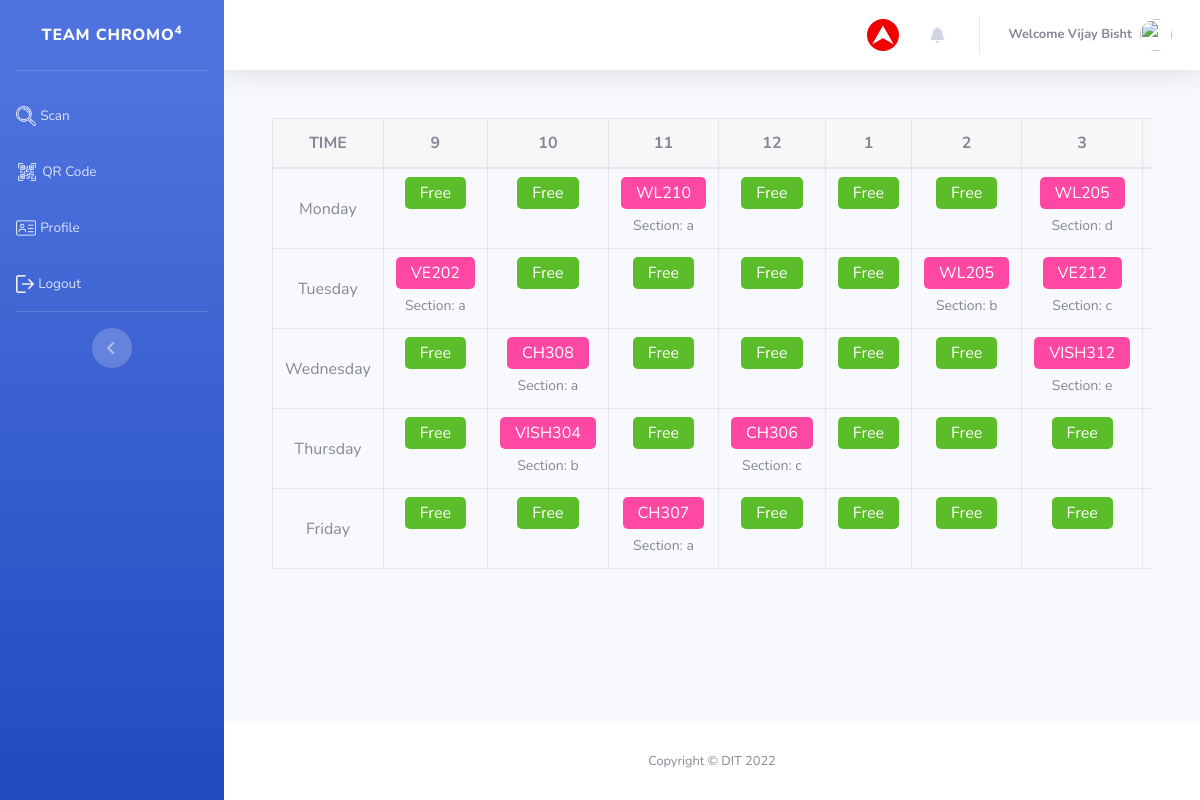
The app's page /time_table.php?tt=41&pid=1 (signed in) with its own data.
### tables this page shows
CREATE TABLE `staff_class` (
  `id` int(11) NOT NULL,
  `username` varchar(233) NOT NULL,
  `subject` varchar(233) NOT NULL,
  `section` varchar(12) NOT NULL,
  `day` varchar(233) NOT NULL,
  `time` varchar(233) NOT NULL,
  `room` varchar(233) NOT NULL,
  `building` varchar(233) NOT NULL
);

### function.php (called while the page is built, shortened)
<?php
function get_safe_value($str)
{
    global $con;
    if($str!='')
    return mysqli_real_escape_string($con,$str);
}
    ?>

### time_table.php (the view, shortened to what this page needs)
<?php
include('header.php');
if(isset($_GET['tt']) && $_GET['tt']>0 && isset($_GET['pid']) && $_GET['pid']>=0)
{
    $tt =get_safe_value($_GET['tt']);
    $pid =get_safe_value($_GET['pid']);
    if($pid==1)
    $mes =mysqli_query($con,"select * from staff where id ='$tt' ");
    else if($pid==2)
    $mes =mysqli_query($con,"select * from student where id ='$tt' ");
    else if($pid==3)
    $mes =mysqli_query($con,"select * from employee where id ='$tt' ");
    $rip =mysqli_fetch_assoc($mes);
}
?>
<div class="container">
                <div class="timetable-img text-center">
                </div>
                <div class="table-responsive">
                    <table class="table table-bordered text-center">
                        <thead>
                            <tr class="bg-light-gray">
                                <th class="text-uppercase">Time
                                </th>
                                <th class="text-uppercase">9</th>
                                <th class="text-uppercase">10</th>
                                <th class="text-uppercase">11</th>
                                <th class="text-uppercase">12</th>
                                <th class="text-uppercase">1</th>
                                <th class="text-uppercase">2</th>
                                <th class="text-uppercase">3</th>
                                <th class="text-uppercase">4</th>
                            </tr>
                        </thead>
                        <tbody>
                            <tr>
                            <?php
                            if($pid==1 ){
$res =mysqli_query($con,"select * from staff_class where username='$rip[email]' ");
                                while( $row =mysqli_fetch_assoc($res))
                                {
                                    $day =$row['day'];
                                    $sec =$row['section'];
                                    $tim =$row['time'];
                                    $roo =$row['room'];
                                    $build =$row['building'];
                                    $section =explode(",",$sec);
                                    $time =explode(",",$tim);
                                    $room =explode(",",$roo);
                                    $building =explode(",",$build);
                                    $i =0;
                                    $len =count($section);
                            ?>
                                <?php if($day==1) {?>
                                <td class="align-middle">Monday</td>
                                <?php }else if($day==2) {?>
                                    <td class="align-middle">Tuesday</td>
                                <?php }else if($day==3) {?>
                                    <td class="align-middle">Wednesday</td>
                                <?php }else if($day==4) {?>
                                    <td class="align-middle">Thursday</td>
                                <?php }else if($day==5) {?>
                                    <td class="align-middle">Friday</td>
                                <?php }?>
                                <td>
                                    <?php if($i<$len && $time[$i]==9) {?>
                                    <span class="bg-pink padding-5px-tb padding-15px-lr border-radius-5 margin-10px-bottom text-white font-size16 xs-font-size13"><?php echo $building[$i].$room[$i] ?></span>
                                    <div class="margin-10px-top font-size14"><?php echo "Section: ".$section[$i] ?></div>
                                    <?php $i++; } else{ ?>
                                        <span class="bg-green padding-5px-tb padding-15px-lr border-radius-5 margin-10px-bottom text-white font-size16 xs-font-size13">Free</span>
                                     <?php } ?>
                                </td>
                                <td>
                                    <?php if($i<$len && $time[$i]==10) {?>
                                    <span class="bg-pink padding-5px-tb padding-15px-lr border-radius-5 margin-10px-bottom text-white font-size16 xs-font-size13"><?php echo $building[$i].$room[$i] ?></span>
                                    <div class="margin-10px-top font-size14"><?php echo "Section: ".$section[$i] ?></div>
                                    <?php $i++; } else{ ?>
                                        <span class="bg-green padding-5px-tb padding-15px-lr border-radius-5 margin-10px-bottom text-white font-size16 xs-font-size13">Free</span>
                                     <?php } ?>
                                </td>
                                <td>
                                    <?php if($i<$len && $time[$i]==11) {?>
                                    <span class="bg-pink padding-5px-tb padding-15px-lr border-radius-5 margin-10px-bottom text-white font-size16 xs-font-size13"><?php echo $building[$i].$room[$i] ?></span>
                                    <div class="margin-10px-top font-size14"><?php echo "Section: ".$section[$i] ?></div>
                                    <?php $i++; } else{ ?>
                                        <span class="bg-green padding-5px-tb padding-15px-lr border-radius-5 margin-10px-bottom text-white font-size16 xs-font-size13">Free</span>
                                     <?php } ?>
                                </td>
                                <td>
                                    <?php if($i<$len && $time[$i]==12) {?>
                                    <span class="bg-pink padding-5px-tb padding-15px-lr border-radius-5 margin-10px-bottom text-white font-size16 xs-font-size13"><?php echo $building[$i].$room[$i] ?></span>
                                    <div class="margin-10px-top font-size14"><?php echo "Section: ".$section[$i] ?></div>
                                    <?php $i++; } else{ ?>
                                        <span class="bg-green padding-5px-tb padding-15px-lr border-radius-5 margin-10px-bottom text-white font-size16 xs-font-size13">Free</span>
                                     <?php } ?>
                                </td>
                                <td>
                                    <?php if($i<$len && $time[$i]==1) {?>
                                    <span class="bg-pink padding-5px-tb padding-15px-lr border-radius-5 margin-10px-bottom text-white font-size16 xs-font-size13"><?php echo $building[$i].$room[$i] ?></span>
                                    <div class="margin-10px-top font-size14"><?php echo "Section: ".$section[$i] ?></div>
                                    <?php $i++; } else{ ?>
                                        <span class="bg-green padding-5px-tb padding-15px-lr border-radius-5 margin-10px-bottom text-white font-size16 xs-font-size13">Free</span>
                                     <?php } ?>
                                </td>
                                <td>
                                    <?php if($i<$len && $time[$i]==2) {?>
                                    <span class="bg-pink padding-5px-tb padding-15px-lr border-radius-5 margin-10px-bottom text-white font-size16 xs-font-size13"><?php echo $building[$i].$room[$i] ?></span>
                                    <div class="margin-10px-top font-size14"><?php echo "Section: ".$section[$i] ?></div>
                                    <?php $i++; } else{ ?>
                                        <span class="bg-green padding-5px-tb padding-15px-lr border-radius-5 margin-10px-bottom text-white font-size16 xs-font-size13">Free</span>
                                     <?php } ?>
                                </td>
                                <td>
                                    <?php if($i<$len && $time[$i]==3) {?>
                                    <span class="bg-pink padding-5px-tb padding-15px-lr border-radius-5 margin-10px-bottom text-white font-size16 xs-font-size13"><?php echo $building[$i].$room[$i] ?></span>
                                    <div class="margin-10px-top font-size14"><?php echo "Section: ".$section[$i] ?></div>
                                    <?php $i++; } else{ ?>
                                        <span class="bg-green padding-5px-tb padding-15px-lr border-radius-5 margin-10px-bottom text-white font-size16 xs-font-size13">Free</span>
                                     <?php } ?>
                                </td>
                                <td>
                                </td>
                            </tr>
                               <?php } ?>
                        </tbody>
                    </table>
                </div>
            </div>
            </div>
            </div>
<?php
}else if($pid==2){
    ?>
    <h1>Work on prgress for this section </h1>
<br>
                    </tr>
                        </tbody>
                    </table>
                </div>
            </div>
            </div>
            </div>
<?php
}else
{
    redirect('404.php');
}
include('footer.php');
?>

### css/time_table.css (style rules this page uses)
body { margin-top:20px; }
.bg-light-gray { background-color: #f7f7f7; }
.table-bordered thead td, .table-bordered thead th { border-bottom-width: 2px; }
.table thead th { vertical-align: bottom; border-bottom: 2px solid #dee2e6; }
.table-bordered td, .table-bordered th { border: 1px solid #dee2e6; }
.bg-green { background-color: #5bbd2a }
.bg-pink { background-color: #ff48a4 }
.padding-15px-lr { padding-left: 15px; padding-right: 15px; }
.padding-5px-tb { padding-top: 5px; padding-bottom: 5px; }
.margin-10px-bottom { margin-bottom: 10px; }
.border-radius-5 { border-radius: 5px; }
.margin-10px-top { margin-top: 10px; }
.font-size14 { font-size: 14px; }
.table td, .table th { padding: .75rem; vertical-align: top; border-top: 1px solid #dee2e6; }

### records on screen
staff_class: day "Monday", time "Free", building "WL", room "210", section "a", room "205", section "d"
staff_class: day "Tuesday", building "VE", room "202", section "a", time "Free", building "WL", room "205", section "b", room "212", section "c"
staff_class: day "Wednesday", time "Free", building "CH", room "308", section "a", building "VISH", room "312", section "e"
staff_class: day "Thursday", time "Free", building "VISH", room "304", section "b", building "CH", room "306", section "c"
staff_class: day "Friday", time "Free", building "CH", room "307", section "a"

### other values on screen
$_SESSION['QR_USER_NAME'] "Vijay Bisht"
